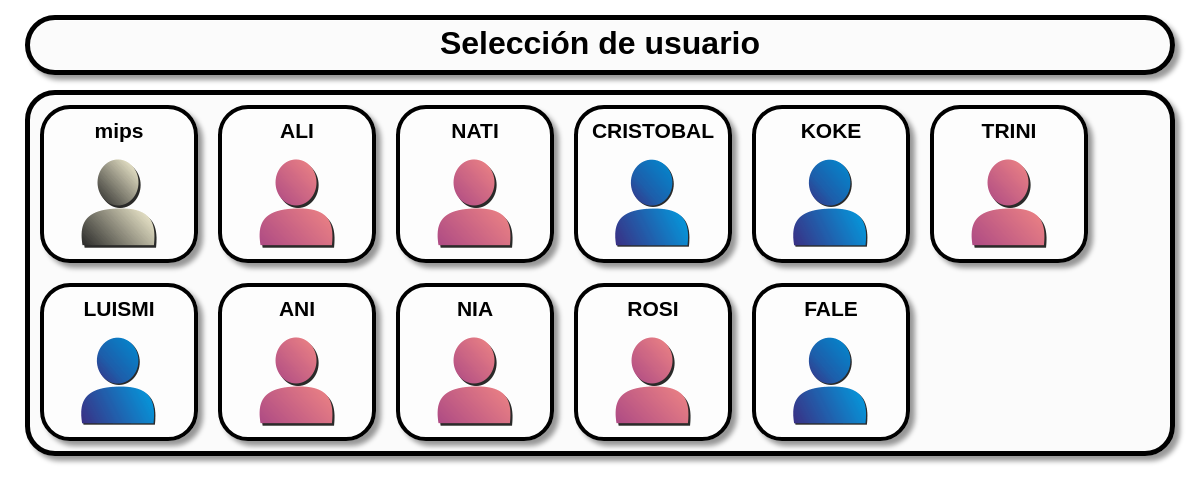
/wkomander/usuarios.php (signed in), run on the app's committed database.
### tables this page shows
CREATE TABLE IF NOT EXISTS `usuarios` (
  `id_usuario` int(10) unsigned NOT NULL AUTO_INCREMENT,
  `nombre` varchar(45) NOT NULL,
  `apellidos` varchar(45) NOT NULL,
  `nick` varchar(45) NOT NULL,
  `pass` varchar(45) NOT NULL,
  `tlf` varchar(45) NOT NULL,
  `nivel` int(10) DEFAULT NULL,
  `observ` text NOT NULL,
  `id_visor` int(10) unsigned NOT NULL,
  `autologin` varchar(1) NOT NULL,
  `imagen` varchar(100) NOT NULL,
  PRIMARY KEY (`id_usuario`)
);

### wkomander/clases/db/config.php (called while the page is built, shortened)
<?php
$host='localhost';
$user='root';
$password='zxcvbnm';
$db='wkomander';
$domain = 'localhost';
?>

### wkomander/clases/db/Conf.class.php (called while the page is built, shortened)
<?php
    class Conf{
    private $_userdb;
    private $_passdb;
    private $_hostdb;
    private $_db;
    static $_instance;
    private function __construct(){
        require 'config.php';
        $this->_userdb=$user;
        $this->_passdb=$password;
        $this->_hostdb=$host;
        $this->_db=$db;
    }
    public static function getInstance(){
        if (!(self::$_instance instanceof self)){
        self::$_instance=new self();
        }
        return self::$_instance;
    }
    public function getUserDB(){
        $var=$this->_userdb;
        return $var;
    }
    public function getHostDB(){
        $var=$this->_hostdb;
        return $var;
    }
    public function getPassDB(){
        $var=$this->_passdb;
        return $var;
    }
    public function getDB(){
        $var=$this->_db;
        return $var;
    }
}
?>

### wkomander/clases/db/Db.php (called while the page is built, shortened)
<?php
require 'Conf.class.php';
class Db{
    private $servidor;
    private $usuario;
    private $password;
    private $link;
    private $array;
    static $_instance;
    private function setConexion(){
        $conf = Conf::getInstance();
        $this->servidor=$conf->getHostDB();
        $this->base_datos=$conf->getDB();
        $this->usuario=$conf->getUserDB();
        $this->password=$conf->getPassDB();
    }
    public static function getInstance(){
        if (!(self::$_instance instanceof self)){
            self::$_instance=new self();
        }
        return self::$_instance;
    }
    private function conectar(){
        $this->link=mysql_connect($this->servidor, $this->usuario, $this->password);
        }
    public function ejecutar($sql){
        $this->stmt=mysql_query($sql,$this->link);
        return $this->stmt;
    }
    public function obtener_fila($stmt,$fila){
        if ($fila==0){
            $this->array=mysql_fetch_array($stmt);
        }else{
            mysql_data_seek($stmt,$fila);
            $this->array=mysql_fetch_array($stmt);
        }
        return $this->array;
    }
}
?>

### wkomander/clases/_usuarios.php (the view, shortened to what this page needs)
<?php
class _usuarios {
    public function g_users() {
	$bd=Db::getInstance();
        $ssql = "SELECT * FROM usuarios INNER JOIN niveles ON
            usuarios.nivel = niveles.id_nivel";
        $stmt=$bd->ejecutar($ssql);
        $sql = "<div id=\"usuarios\">";
        while ($x=$bd->obtener_fila($stmt,0)){
              if($x["nombre"]=="administrador"){
                $sql .= "<div class=\"usuario\" style=\"background-image:url('".$x['imagen']."');\" onclick=acceso('".$x['nick']."','".$x['pantalla']."','administrador','".CANCELAR."')>".stripslashes($x['nick'])."</div>";
               }else if($x["nombre"]=="camarero"){
                $sql .= "<div class=\"usuario\" style=\"background-image:url('".$x['imagen']."');\" onclick=acceso('".$x['nick']."','".$x['pantalla']."','camarero','".CANCELAR."')>".stripslashes($x['nick'])."</div>";
               }else if($x["nombre"]=="visor"){
                $sql .= "<div class=\"usuario\" style=\"background-image:url('".$x['imagen']."');\" onclick=acceso('".$x['nick']."','".$x['pantalla']."','visor','".CANCELAR."')>".stripslashes($x['nick'])."</div>";
               }else if($x["nombre"]=="repartidor"){
                   $_SESSION["nivel"] = "repartidor";
                $sql .= "<div class=\"usuario\" style=\"background-image:url('".$x['imagen']."');\" onclick=acceso('".$x['nick']."','".$x['pantalla']."','repartidor','".CANCELAR."')>".stripslashes($x['nick'])."</div>";
               }else if($x["nombre"]=="encargado"){
                $sql .= "<div class=\"usuario\" style=\"background-image:url('".$x['imagen']."');\" onclick=acceso('".$x['nick']."','".$x['pantalla']."','encargado','".CANCELAR."')>".stripslashes($x['nick'])."</div>";
               }
        }
        $sql .= "</div>";
        return $sql;
    }
}
?>

### wkomander/usuarios.php (shortened to what this page needs)
<html>
  <head>
    <link rel="stylesheet" type="text/css" href="styles/style.css" />
    <link rel="stylesheet" type="text/css" href="styles/usuarios.css" />
    <link type="text/css" href="styles/le-frog/jquery-ui-1.8.18.custom.css" rel="stylesheet" />
    <link rel="stylesheet" type="text/css" href="styles/keyboard.css" />
  </head>
  <body>
  	<div id="page-wrap">
            <div id="title_users"><p><?php echo SEL_USER; ?> </p></div>
<?php
    include_once('clases/_usuarios.php');
    $users = new _usuarios();
    echo $users->g_users();
?>
       </div>
  </body>
</html>

### wkomander/styles/style.css (style rules this page uses)
* { padding:0; margin:0; }
body { text-align:center; font: bold 32px verdana, arial, helvetica, sans-serif; }

### wkomander/styles/usuarios.css (style rules this page uses)
#title_users { margin-top:15px; margin-bottom: 15px; margin-left:auto; margin-right: auto; height: 50px; width: 95%; overflow:auto; border: 5px solid #000; background: rgba(250,250,250,.7); -webkit-border-radius: 30px; -moz-border-radius: 30px; border-radius: 30px; -webkit-box-shadow: inset 0 1px 0 rgba(255,255,255,.3), 5px 5px 5px rgba(0,0,0,.4); -moz-box-shadow: inset 0 1px 0 rgba(255,255,255,.3), 5px 5px 5px rgba(0,0,0,.4); box-shadow: inset 0 1px 0 rgba(255,255,255,.3), 5px 5px 5px rgba(0,0,0,.4); }
#title_users p { margin-top: 5px; }
#usuarios { margin-top:15px; margin-bottom: 15px; margin-left:auto; margin-right: auto; width: 95%; border: 5px solid #000; overflow:auto; background: rgba(250,250,250,.7); -webkit-border-radius: 30px; -moz-border-radius: 30px; border-radius: 30px; -webkit-box-shadow: inset 0 1px 0 rgba(255,255,255,.3), 5px 5px 5px rgba(0,0,0,.4); -moz-box-shadow: inset 0 1px 0 rgba(255,255,255,.3), 5px 5px 5px rgba(0,0,0,.4); box-shadow: inset 0 1px 0 rgba(255,255,255,.3), 5px 5px 5px rgba(0,0,0,.4); }
.usuario { margin-top:10px; margin-right: 10px; margin-left: 10px; margin-bottom: 10px; height: 130px; width: 130px; float: left; text-align: center; border: 4px solid #000; padding: 10px 10px 10px 10px; font-size:21px; background-position: 37px 50px; background-color: rgba(255,255,255,0.5); background-repeat: no-repeat; -webkit-border-radius: 30px; -moz-border-radius: 30px; border-radius: 30px; -webkit-box-shadow: inset 0 1px 0 rgba(255,255,255,.3), 5px 5px 5px rgba(0,0,0,.4); -moz-box-shadow: inset 0 1px 0 rgba(255,255,255,.3), 5px 5px 5px rgba(0,0,0,.4); box-shadow: inset 0 1px 0 rgba(255,255,255,.3), 5px 5px 5px rgba(0,0,0,.4); }

### data on the page
usuarios: imagen (picture), nick "mips"
usuarios: imagen (picture), nick "ALI"
usuarios: imagen (picture), nick "NATI"
usuarios: imagen (picture), nick "CRISTOBAL"
usuarios: imagen (picture), nick "KOKE"
usuarios: imagen (picture), nick "TRINI"
usuarios: imagen (picture), nick "LUISMI"
usuarios: imagen (picture), nick "ANI"
usuarios: imagen (picture), nick "NIA"
usuarios: imagen (picture), nick "ROSI"
usuarios: imagen (picture), nick "FALE"

### other printed values
SEL_USER "Selección de usuario"
